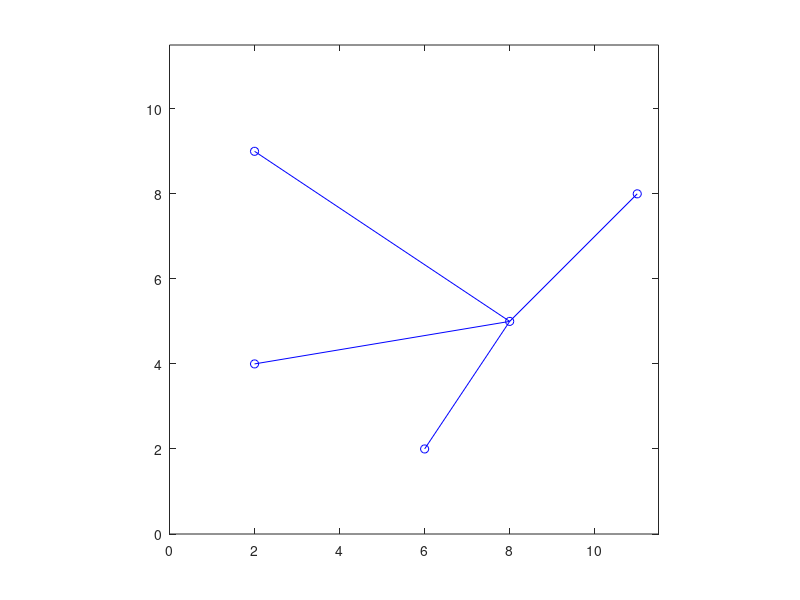

This chart was generated by the following MATLAB code:
%plot the CBF, the convex set and CLF
close all
x = [2 4;6 2;11 8;2 9]';
j = [8 5];

for i=1:4
    plot([x(1,i) j(1)],[x(2,i) j(2)],'b-')
    hold on 
    plot(x(1,i),x(2,i),'bo')
end
plot(j(1),j(2),'bo')
axis([0 11.5 0 11.5])
axis equal